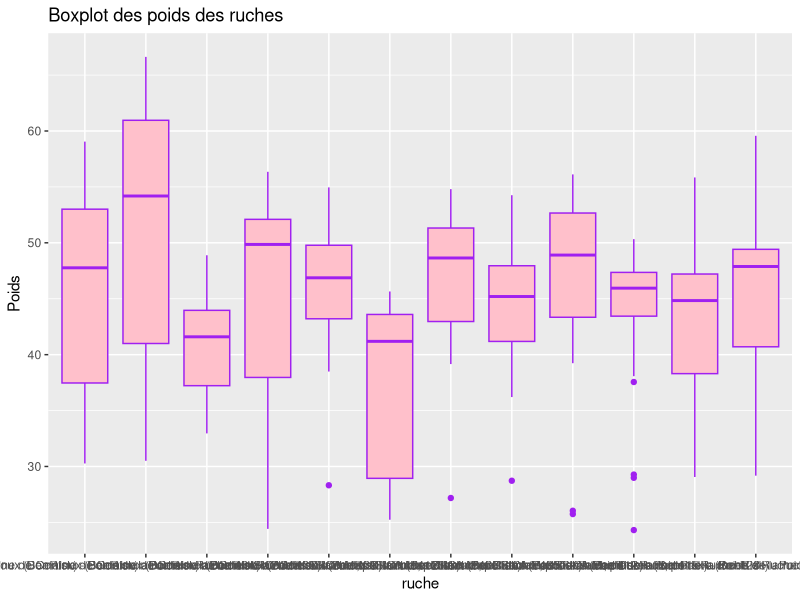

Write the R code that produced this figure.
library(ggplot2)
library(tidyr)
library(dplyr)
library(readxl)

# Charger les données
poids_ruches <- read_excel("BD/Weight_2023_Sica_Confoux.xlsx")

# Exclure la colonne de date et ne garder que les colonnes des poids des ruches
poids_ruches_sans_date <- poids_ruches %>%
  select(-date)  # Exclure la colonne 'date'

# Transformer les données en format long
poids_long <- poids_ruches_sans_date %>%
  pivot_longer(cols = everything(), names_to = "ruche", values_to = "poids") %>%
  filter(!is.na(poids))  # Filtrer les valeurs manquantes

# Créer le boxplot pour chaque ruche
ggplot(poids_long, aes(x = ruche, y = poids)) +
  geom_boxplot(fill = "pink", color = "purple") +
  labs(title = "Boxplot des poids des ruches", y = "Poids")

# mauve = médiane
# moustache = étendue des données en dehors des quantiles

